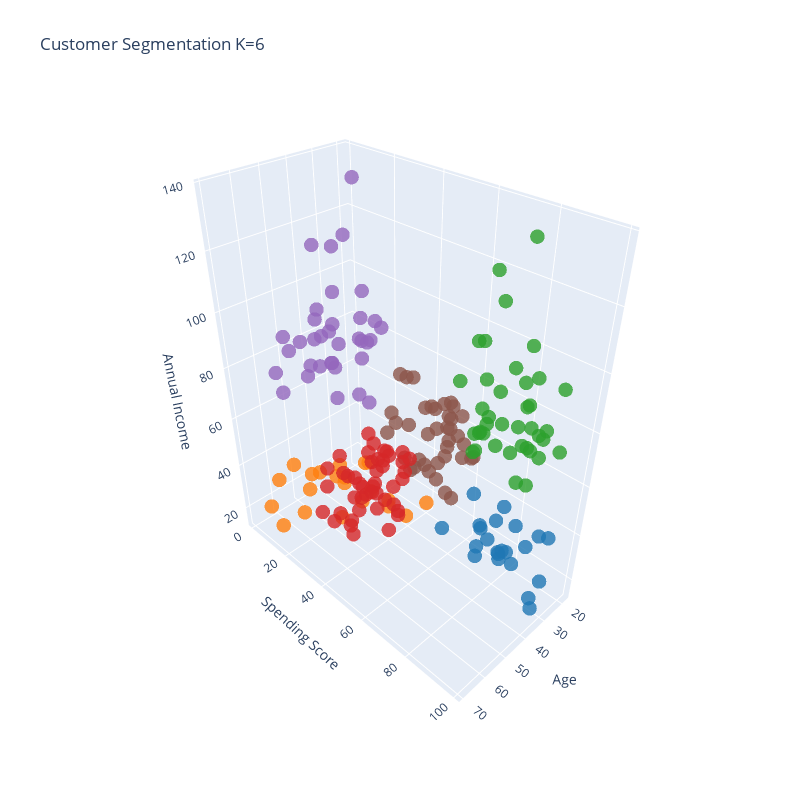

Source (notebook cell):
### Markdown cell above
Segmented well in Age and Income, gender is difficult. 3D gives best representation

### Code cell
#Use Plotly to plot 3D of clusters to show Ave has two subcategories
import plotly as py
import plotly.graph_objs as go

#Map the clusters to fi labels. May change when run
data['group'] = data['Cluster'].map({0:"HI/LS",
                                 1:'HI/HS',
                                 2:"Ave(Old)",
                                 3:"Ave(Yng)",
                                 4:'LI/HS',
                                 5:"LI/LS"})
#Map colors from matplotlib Tab:colors to labels
data['colors']=data['group'].map({'Ave(Old)':"#2ca02c",
                            "HI/LS":"#8c564b",
                            "HI/HS":"#9467bd",
                            "LI/LS":"#1f77b4",
                            "LI/HS":"#ff7f0e",
                            'Ave(Yng)':"#d62728"})
trace1 = go.Scatter3d(
    x= data['Age'],
    y= data['Spending Score (1-100)'],
    z= data['Annual Income (k$)'],
    mode='markers',
     marker=dict(
         cmin=0,
         cmax=4,
        color=data['colors'],
        size= 5,
        opacity=0.8
     )
)
dataplot = [trace1]
layout = go.Layout(
#     margin=dict(
#         l=0,
#         r=0,
#         b=0,
#         t=0
#     )
    title= f'Customer Segmentation K={BestKNN_K}',
    width=800,  # Set the width of the figure (in pixels)
    height=800,  # Set the height of the figure (in pixels)
    scene = dict(
            xaxis = dict(title  = 'Age'),
            yaxis = dict(title  = 'Spending Score'),
            zaxis = dict(title  = 'Annual Income')
        )
)
fig = go.Figure(data=dataplot, layout=layout)
py.offline.iplot(fig)

### Figure 1 — Plotly figure (JSON) as saved in the notebook; plotly's stock layout.template omitted (floating-point values rounded to 4 significant figures; data arrays with more than 128 entries replaced by an {"elided": "..."} marker saying what was removed)
{"data": [{"marker": {"cmax": 4, "cmin": 0, "color": {"elided": "200 str values"}, "opacity": 0.8, "size": 5}, "mode": "markers", "type": "scatter3d", "x": {"elided": "200 int values"}, "y": {"elided": "200 int values"}, "z": {"elided": "200 int values"}}], "layout": {"height": 800, "scene": {"aspectmode": "auto", "aspectratio": {"x": 0.6093, "y": 1.148, "z": 1.429}, "camera": {"center": {"x": 0, "y": 0, "z": 0}, "eye": {"x": 1.449, "y": 1.449, "z": 1.449}, "projection": {"type": "perspective"}, "up": {"x": 0, "y": 0, "z": 1}}, "xaxis": {"title": {"text": "Age"}, "type": "linear"}, "yaxis": {"title": {"text": "Spending Score"}, "type": "linear"}, "zaxis": {"title": {"text": "Annual Income"}, "type": "linear"}}, "title": {"text": "Customer Segmentation K=6"}, "width": 800}}
